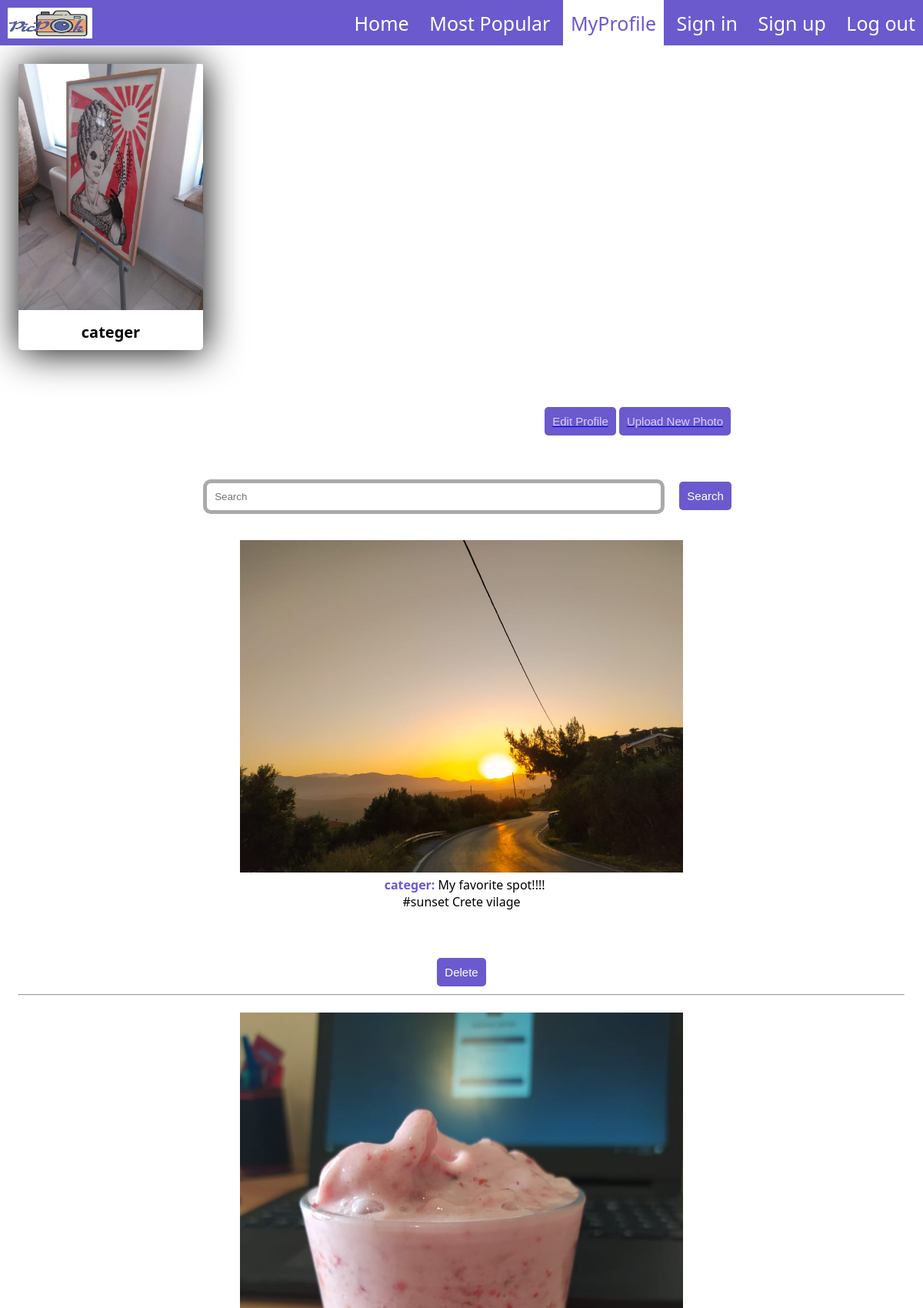
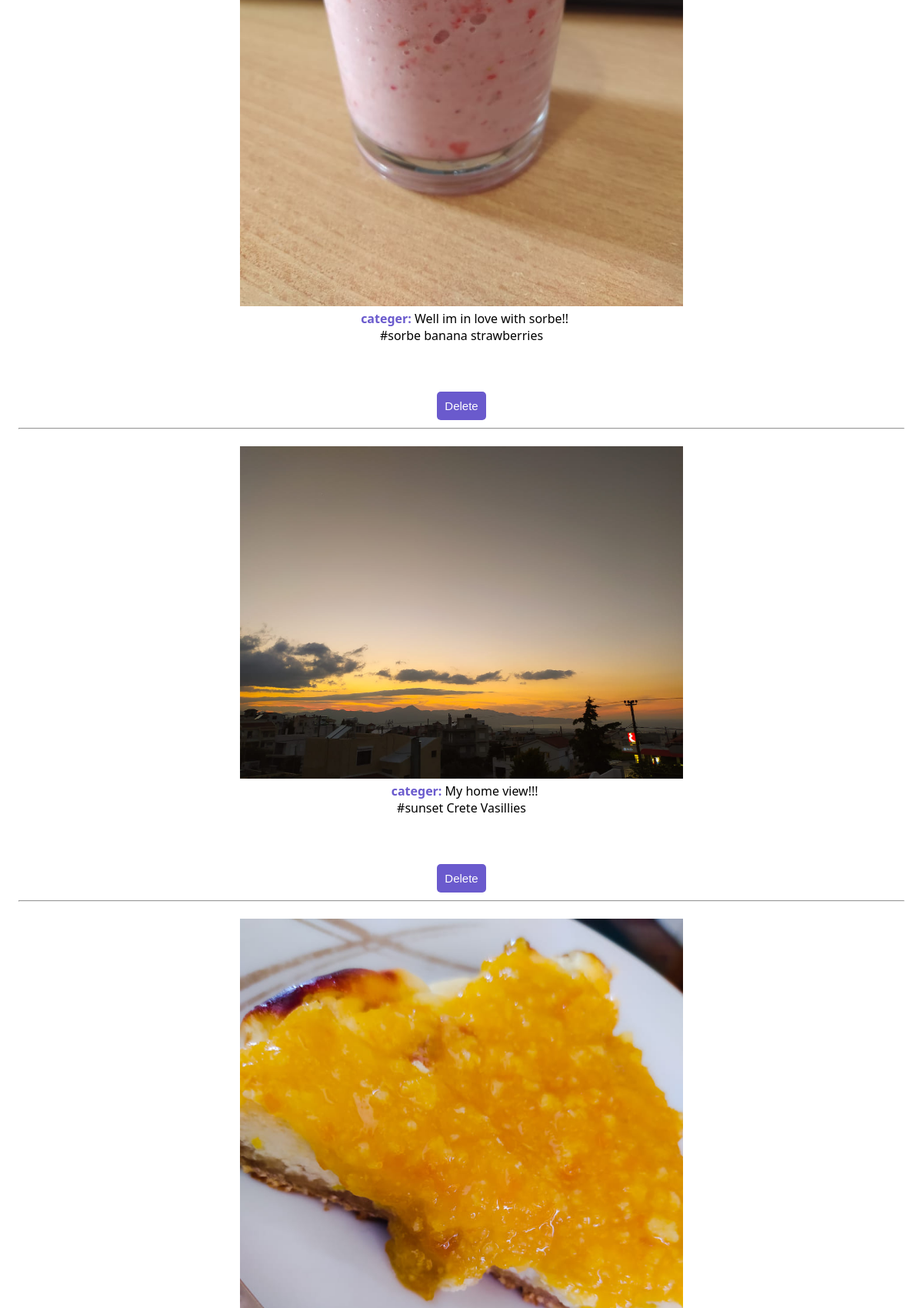
/profile.php (signed in, upper part), run on the app's committed database (2 pictures, top to bottom).
### tables this page shows
CREATE TABLE `registered` (
  `rid` int(11) NOT NULL,
  `name` varchar(30) NOT NULL,
  `surname` varchar(30) NOT NULL,
  `bday` date NOT NULL,
  `sex` varchar(30) NOT NULL,
  `username` varchar(30) NOT NULL,
  `password` varchar(30) NOT NULL,
  `email` varchar(50) NOT NULL,
  `profilephoto` varchar(255) DEFAULT NULL
);

CREATE TABLE `upphoto` (
  `pid` int(11) NOT NULL,
  `photo` varchar(255) NOT NULL,
  `description` varchar(255) NOT NULL,
  `tag` varchar(255) NOT NULL,
  `daytime` timestamp NOT NULL DEFAULT current_timestamp() ON UPDATE current_timestamp(),
  `rid` int(11) NOT NULL,
  `likes` int(11) NOT NULL
);

### profile.php (the view, shortened to what this page needs)
<!DOCTYPE HTML>
<html>
	<head>
		<link rel="stylesheet" href="assets/css/style.css">
	</head>
	<body>
		<header>
			<div class="nav">
				  <div class="nav-header">
					<div class="nav-title">
					 <a href="#"> <img src="images/logo.png" width="110" height="40"/> </a>
					</div>
				  </div>
				  <div class="nav-links">
					<a href="index.php">Home</a>
					<a href="most_popular.php">Most Popular</a>
					<a  class="active" style="color:slateblue;" href="profile.php">MyProfile</a>
					<a href="sign_in.php">Sign in</a>
					<a href="sign_up.php">Sign up</a>
                    <a href="logout.php">Log out</a>
				  </div>
				</div>
			<div class="cardprofile">
				<div class="imageprofile">
					<?php
					include 'config.php';
                    if (isset($_SESSION["rid"])==NULL) {
                        header("location: sign_in.php");
                    }
                    else{
                        $myrid=$_SESSION["rid"];
                        $result=$conn->query("SELECT * FROM registered WHERE rid='$myrid'") or die($conn->error);
                        while($data=$result->fetch_assoc()){
                            echo "<img src='imagesuploadedprofilephoto/{$data['profilephoto']}' width='20%' height= '20%'>";
                        }
                    }
					?>
				<div>
				<div class="title">
					<?php
                     if (isset($_SESSION["rid"])==NULL) {
                        header("location: sign_in.php");
                    }
                    else{
                        $username=$_SESSION["username"];
                        echo "<h1>$username</h1>";
                    }
					?>
				</div>
			</div>
                </div></div>
		</header>
		<main>
            <div class="edit">
					<button><a href="editprofile.php"><font color="#ddccff">Edit Profile</font></a></button>
                    <button> <a href="doupload.php"><font color="#ddccff">Upload New Photo</font></a></button>
				</div>
               <div align="center">
               <form action="search.php" method="post" enctype="multipart/form-data">
                <input type="text" class="input-box"  placeholder="Search" name="search">
                <button type = 'submit' name='btn'>Search</button>
                </form>
				<div class="main">
                      <?php
                        include 'config.php';
                        if (isset($_SESSION["rid"])==NULL) {
                            header("location: sign_in.php");
                        }
                        else{
                        $myrid=$_SESSION["rid"];
                        $result=$conn->query("SELECT * FROM upphoto WHERE rid='$myrid'") or die($conn->error);
                            while($data=$result->fetch_assoc()){
                            echo "<img src='photoupload/{$data['photo']}' width='50%' height= '50%'>";
                            $ri=$conn->query("SELECT * FROM registered WHERE rid=".$data["rid"]."") or die($conn->error);
                                        while($di=$ri->fetch_assoc()){
											echo "<BR>";
											echo "<font color='slateblue'><strong>&nbsp;&nbsp;".$di["username"].":&nbsp</strong></font>";
											echo $data['description'];
											echo "<BR>";
										}
                            echo "#";
                            echo $data['tag'];
                            echo "<BR>";
                            echo "<BR>";
                            echo "<form name='delete' method='post' action='dodelete.php'>";
                            echo "<button type = 'submit' name='btn' class = 'deletebtn' value='".$data["pid"]."'>";
						    echo "Delete";
						    echo "</button>";
                            echo "</form>";
                          echo "<hr>";
						  echo "<br>";
                            }
                        }
                        ?>
                 </div>
                </div>
		</main>
	</body>
</html>

### assets/css/style.css (style rules this page uses)
header { grid-area:h; }
main { grid-area:m; }
* { margin: 0px; padding: 0px; }
body { font-family: arial; }
.main { margin: 2%; }
.cardprofile { width: 20%; display: inline-block; box-shadow: 2px 2px 50px black; border-radius: 5px; margin: 2%; }
.imageprofile img { width: 100%; border-top-right-radius: 2px; border-top-left-radius: 2px; }
.title { text-align: center; padding: 10px; }
h1 { font-size: 20px; }
.edit { width: 80%; text-align: right; padding: 10px; }
button { padding:10px; color: white; border-radius: 5px; font-size: 15px; margin-top: 40px; margin-bottom: 10px; border: none; outline:none; cursor: pointer; background-color: slateblue; }
.input-box { border-radius: 10px; padding: 10px; margin: 10px 0; width:90%; border: 1px solid #999; outline: none; }
* { box-sizing: border-box; }
body { margin: 0px; font-family: 'segoe ui'; }
.nav { height: 59px; width: 100%; background-color: slateblue; position: relative; }
.nav > .nav-header { display: inline; }
.nav > .nav-header > .nav-title { display: inline-block; font-size: 22px; color: #fff; padding: 10px 10px 10px 10px; }
.active { background-color: white; }
.nav > .nav-links { display: inline; float: right; font-size: 25px; }
.nav > .nav-links > a { display: inline-block; padding: 13px 10px 13px 10px; text-decoration: none; color: #fff; }
input[type=text] { width:50%; height:20%; border:5px solid #aaa; padding: 10px; margin:10px 15px; }

### data on the page
registered: profilephoto (picture), username "categer"
upphoto: photo (picture), description "My favorite spot!!!!", tag "sunset Crete vilage", $data["pid"] 32 (drawn)
upphoto: photo (picture), description "Well im in love with sorbe!!", tag "sorbe banana strawberries", $data["pid"] 34 (drawn)
upphoto: photo (picture), description "My home view!!!", tag "sunset Crete Vasillies", $data["pid"] 35 (drawn)
upphoto: photo (picture)

### other printed values
$username "categer"
